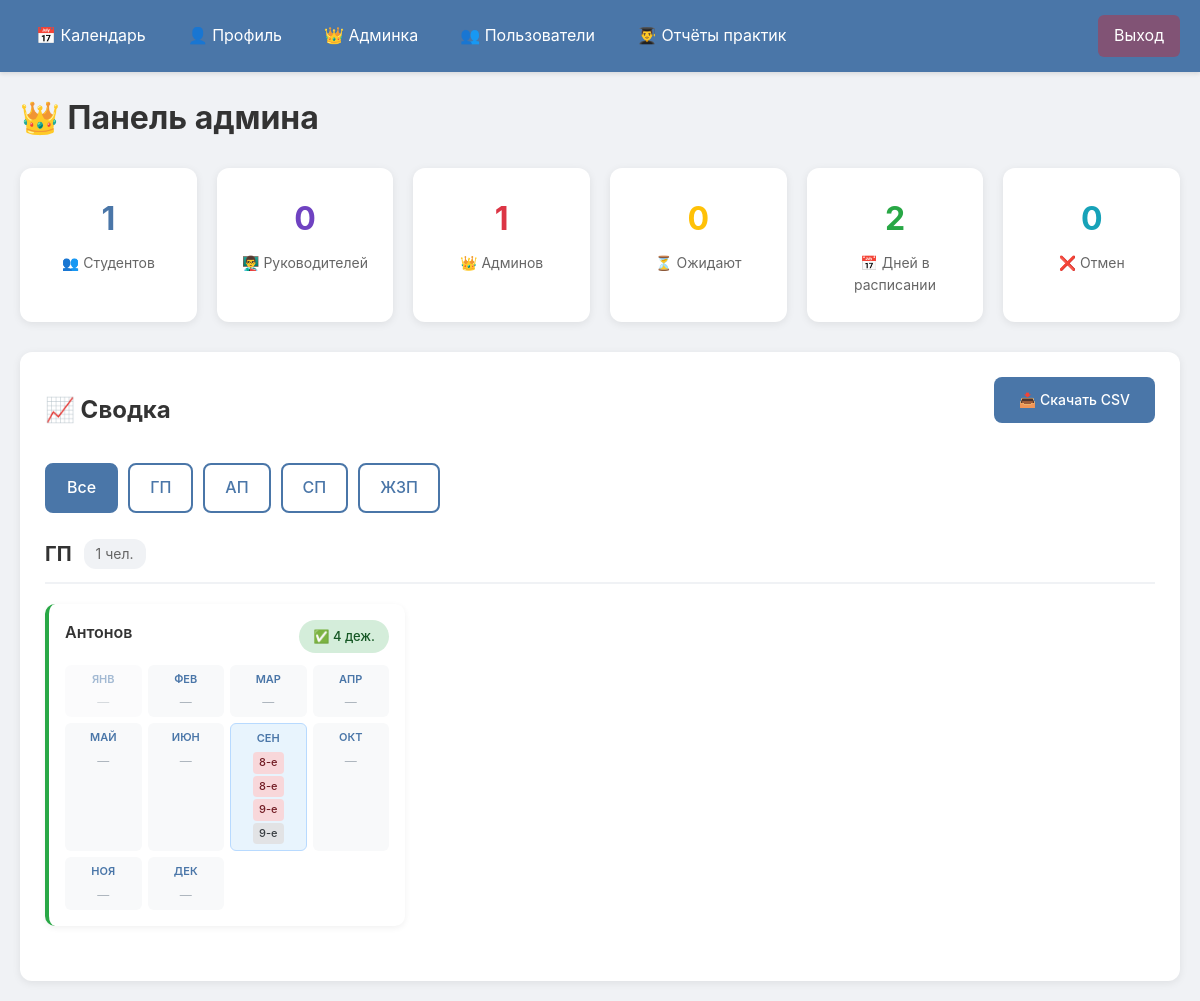
The page /admin (signed in) on the database its author committed.
### tables this page shows
CREATE TABLE users (
                id INTEGER PRIMARY KEY AUTOINCREMENT,
                user_id TEXT UNIQUE NOT NULL,
                username TEXT UNIQUE,
                password_hash TEXT,
                fio TEXT NOT NULL,
                role TEXT NOT NULL,
                perm_exempt INTEGER DEFAULT 0,
                is_active INTEGER DEFAULT 1,
                approval_status TEXT DEFAULT 'pending',
                created_at TEXT DEFAULT CURRENT_TIMESTAMP
            );

CREATE TABLE schedule (
                id INTEGER PRIMARY KEY AUTOINCREMENT,
                date_str TEXT UNIQUE NOT NULL,
                slot1 TEXT DEFAULT '',
                slot2 TEXT DEFAULT '',
                slot3 TEXT DEFAULT '',
                slot4 TEXT DEFAULT ''
            );

### routes/admin.py (the view)
@admin_bp.route("/admin")
def admin_panel():
    user = get_current_user()
    if not user or not is_admin(user["role"]):
        return redirect(url_for("calendar.calendar_view"))
    all_users = db.get_all_users()
    students = [u for u in all_users if u["role"] in PRACTICES]
    ruks = [u for u in all_users if u["role"].startswith("Рук")]
    admins = [u for u in all_users if is_admin(u["role"])]
    pending_users = [u for u in all_users if u["approval_status"] == "pending"]
    summary_cards = db.get_summary_cards()
    filter_practice = request.args.get("practice", "all")
    active_exemptions = db.get_active_exemptions()
    return render_template(
        "admin.html",
        user=user,
        students=students,
        summary_cards=summary_cards,
        filter_practice=filter_practice,
        practices=PRACTICES,
        pending_users=pending_users,
        total_students=len(students),
        total_ruks=len(ruks),
        total_admins=len(admins),
        total_pending=len(pending_users),
        total_shifts=len(db.get_all_schedule()) - 1,
        total_cancels=len(db.get_all_cancels()) - 1,
        active_exemptions=active_exemptions,
        MONTH_NAMES=MONTH_NAMES
    )

### database/cancels.py (called while the page is built)
    def get_all_cancels(self):
        conn = self._get_conn()
        cursor = conn.cursor()
        cursor.execute("SELECT * FROM cancels ORDER BY id DESC")
        rows = cursor.fetchall()
        result = [["ФИО", "Практика", "Дата отмены", "Дата смены/Освобождение", "Причина"]]
        for row in rows:
            result.append([row["fio"], row["practice"], row["cancel_date"], row["target_date"], row["reason"]])
        return result

### database/checkins.py (called while the page is built)
    def is_shift_over(self, date_str, slot):
        try:
            shift_date = datetime.strptime(date_str, "%d.%m.%Y").date()
        except ValueError:
            return False
        today = datetime.now(MSK).date()
        if shift_date < today:
            return True
        if shift_date > today:
            return False
        now_time = datetime.now(MSK).time()
        window_end = time(12, 0) if slot < 2 else time(16, 0)
        return now_time > window_end

### database/connection.py (called while the page is built)
    def _get_conn(self):
        if not hasattr(self.local, 'conn'):
            self.local.conn = sqlite3.connect(DB_PATH)
            self.local.conn.row_factory = sqlite3.Row
        return self.local.conn

### database/exemptions.py (called while the page is built, shortened)
    def get_active_exemptions(self):
        conn = self._get_conn()
        cursor = conn.cursor()
        cursor.execute("SELECT * FROM exemptions ORDER BY id DESC")
        rows = [dict(row) for row in cursor.fetchall()]
        today = datetime.now().date()
        result = []
        return result

    def get_all_forgiveness(self):
        conn = self._get_conn()
        cursor = conn.cursor()
        cursor.execute("SELECT * FROM forgiveness ORDER BY id DESC")
        return [dict(row) for row in cursor.fetchall()]

### database/schedule.py (called while the page is built)
    def get_all_schedule(self):
        conn = self._get_conn()
        cursor = conn.cursor()
        cursor.execute("SELECT * FROM schedule ORDER BY date_str")
        rows = cursor.fetchall()
        result = [["Дата", "Место 1", "Место 2", "Место 3", "Место 4"]]
        for row in rows:
            result.append([
                row["date_str"],
                row["slot1"] or "", row["slot2"] or "",
                row["slot3"] or "", row["slot4"] or ""
            ])
        return result

### database/users.py (called while the page is built)
    def get_all_users(self):
        conn = self._get_conn()
        cursor = conn.cursor()
        cursor.execute("SELECT * FROM users ORDER BY fio")
        return [dict(row) for row in cursor.fetchall()]

### helpers.py (called while the page is built)
def is_admin(role):
    return role.lower() in ['admin', 'админ']

### templates/admin.html (shortened to what this page needs)
{% extends "base.html" %}
{% block content %}
<h1>👑 Панель админа</h1>
<div class="stats-cards">
    <div class="card">
        <div class="card-number">{{ total_students }}</div>
        <div class="card-label">👥 Студентов</div>
    </div>
    <div class="card">
        <div class="card-number" style="color:#6f42c1">{{ total_ruks }}</div>
        <div class="card-label">👨‍🏫 Руководителей</div>
    </div>
    <div class="card">
        <div class="card-number" style="color:#dc3545">{{ total_admins }}</div>
        <div class="card-label">👑 Админов</div>
    </div>
    <div class="card">
        <div class="card-number" style="color:#ffc107">{{ total_pending }}</div>
        <div class="card-label">⏳ Ожидают</div>
    </div>
    <div class="card">
        <div class="card-number" style="color:#28a745">{{ total_shifts }}</div>
        <div class="card-label">📅 Дней в расписании</div>
    </div>
    <div class="card">
        <div class="card-number" style="color:#17a2b8">{{ total_cancels }}</div>
        <div class="card-label">❌ Отмен</div>
    </div>
</div>
<div class="section">
    <div class="section-header">
        <h2>📈 Сводка</h2>
        <a href="{{ url_for('admin.export_summary_csv') }}" class="btn-action">📥 Скачать CSV</a>
    </div>
    <div class="filter-buttons">
        <a href="{{ url_for('admin.admin_panel') }}"
           class="filter-btn {{ 'active' if filter_practice == 'all' else '' }}">Все</a>
        {% for p in practices %}
        <a href="{{ url_for('admin.admin_panel', practice=p) }}"
           class="filter-btn {{ 'active' if filter_practice == p else '' }}">{{ p }}</a>
        {% endfor %}
    </div>
    {% for practice in practices %}
        {% if filter_practice == 'all' or filter_practice == practice %}
            {% if summary_cards[practice] %}
            <div class="practice-block">
                <h3 class="practice-title">
                    {% if filter_practice == practice %}
                    Практика {{ practice }}
                    {% else %}
                    {{ practice }}
                    {% endif %}
                    <span class="practice-count">{{ summary_cards[practice]|length }} чел.</span>
                </h3>
                <div class="person-cards">
                    {% for person in summary_cards[practice] %}
                    <div class="person-card status-{{ person.status }}">
                        <div class="person-header">
                            <div class="person-name">
                                {{ person.fio }}
                            </div>
                            <div class="person-badges">
                                {% if person.status == 'lazy' %}
                                <span class="status-badge missing">❌ Нет записей</span>
                                {% elif person.status == 'active' %}
                                <span class="status-badge booked">✅ {{ person.total_shifts }} деж.</span>
                                {% elif person.status == 'forgiven' %}
                                <span class="status-badge forgiven">🎉 Освобождён</span>
                                {% elif person.status == 'exempt' %}
                                <span class="status-badge exempt">🌟 Вечное</span>
                                {% endif %}
                            </div>
                        </div>
                        <div class="person-months">
                            {% for m in person.months %}
                            <div class="month-item {% if m.is_current %}current{% endif %} {% if m.is_exempt_month %}exempt-month{% endif %}">
                                <div class="month-name">{{ m.month_name[:3] }}</div>
                                <div class="month-content">
                                    {% if m.is_exempt_month %}
                                    <span class="month-exempt">—</span>
                                    {% elif m.forgiven %}
                                    <span class="month-forgiven" title="{{ m.forgiven }}">🎉 {{ m.forgiven }}</span>
                                    {% elif m.shifts %}
                                        {% for shift in m.shifts %}
                                        <span class="month-shift shift-badge-{{ shift.checkin_status }}"
                                              title="{{ shift.shift }}, место {{ shift.place }}">
                                            {{ shift.day }}-е
                                        </span>
                                        {% endfor %}
                                    {% elif m.is_current %}
                                    <span class="month-current">⚠️ Не записан</span>
                                    {% else %}
                                    <span class="month-empty">—</span>
                                    {% endif %}
                                </div>
                            </div>
                            {% endfor %}
                        </div>
                    </div>
                    {% endfor %}
                </div>
            </div>
            {% endif %}
        {% endif %}
    {% endfor %}
</div>
{% endblock %}

### templates/base.html (shortened to what this page needs)
<!DOCTYPE html>
<html lang="ru">
<head>
    <link rel="stylesheet" href="{{ url_for('static', filename='style.css') }}">
</head>
<body>
    {% if session.get('user_id') %}
    <nav>
        <a href="{{ url_for('calendar.calendar_view') }}">📅 Календарь</a>
        <a href="{{ url_for('profile.profile') }}">👤 Профиль</a>
        {% if user and user.role.lower() in ['admin', 'админ'] %}
        <a href="{{ url_for('admin.admin_panel') }}">👑 Админка</a>
        <a href="{{ url_for('admin.admin_users') }}">👥 Пользователи</a>
        <a href="{{ url_for('ruk.ruk_report') }}">👨‍🎓 Отчёты практик</a>
        {% endif %}
        <a href="{{ url_for('auth.logout') }}" class="logout">Выход</a>
    </nav>
    {% endif %}
    <div class="container">
        {% block content %}{% endblock %}
    </div>
</body>
</html>

### rows shown on the page
users: fio "Антонов", total_shifts "4", month_name "ЯНВ" "ФЕВ" "МАР" "АПР" "МАЙ" "ИЮН" "СЕН" "ОКТ" "НОЯ" "ДЕК"
schedule: day "8"
schedule: day "9"

### other values the page prints
{{ total_students }} "1"
{{ total_ruks }} "0"
{{ total_admins }} "1"
{{ total_pending }} "0"
{{ total_shifts }} "2"
{{ total_cancels }} "0"
{{ p }} "ГП" "АП" "СП" "ЖЗП"
{{ practice }} "ГП"
{{ summary_cards[practice]|length }} "1"
